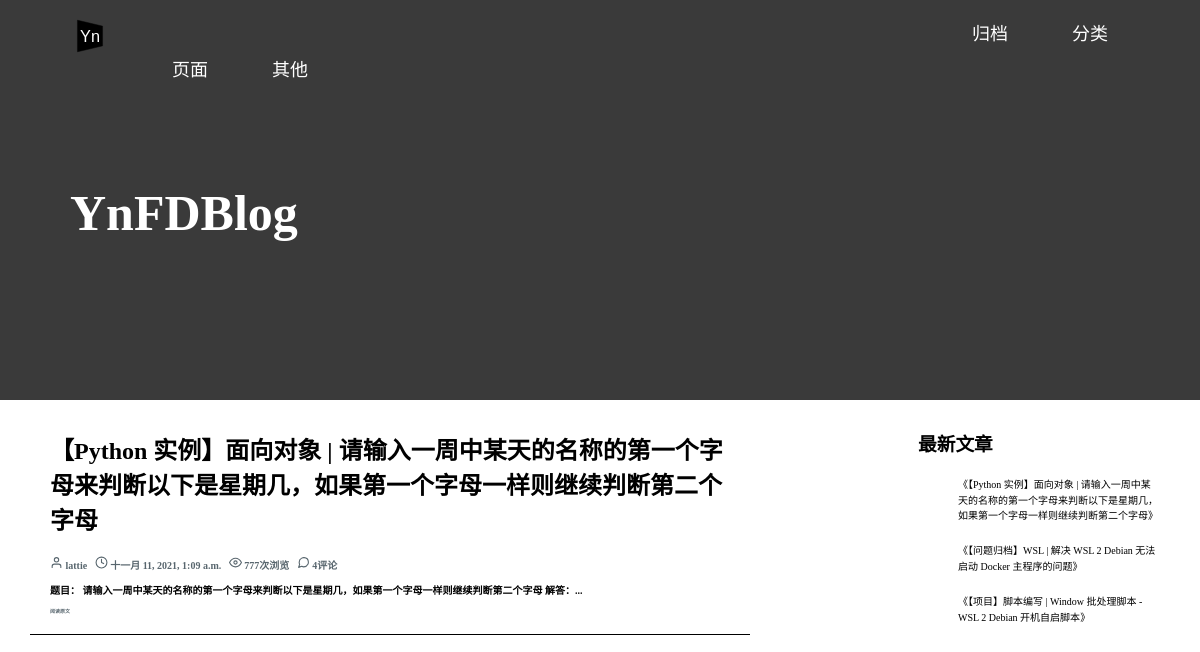
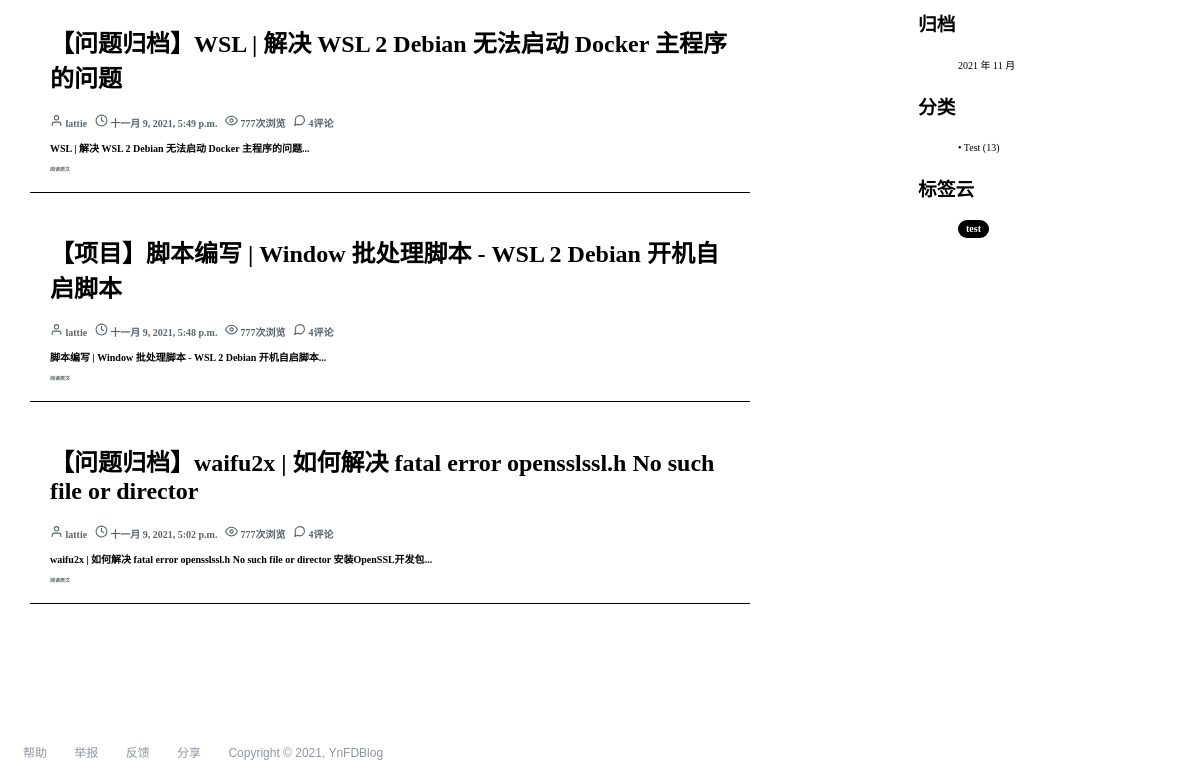
Before: / with the older database file (2 pictures, top to bottom).
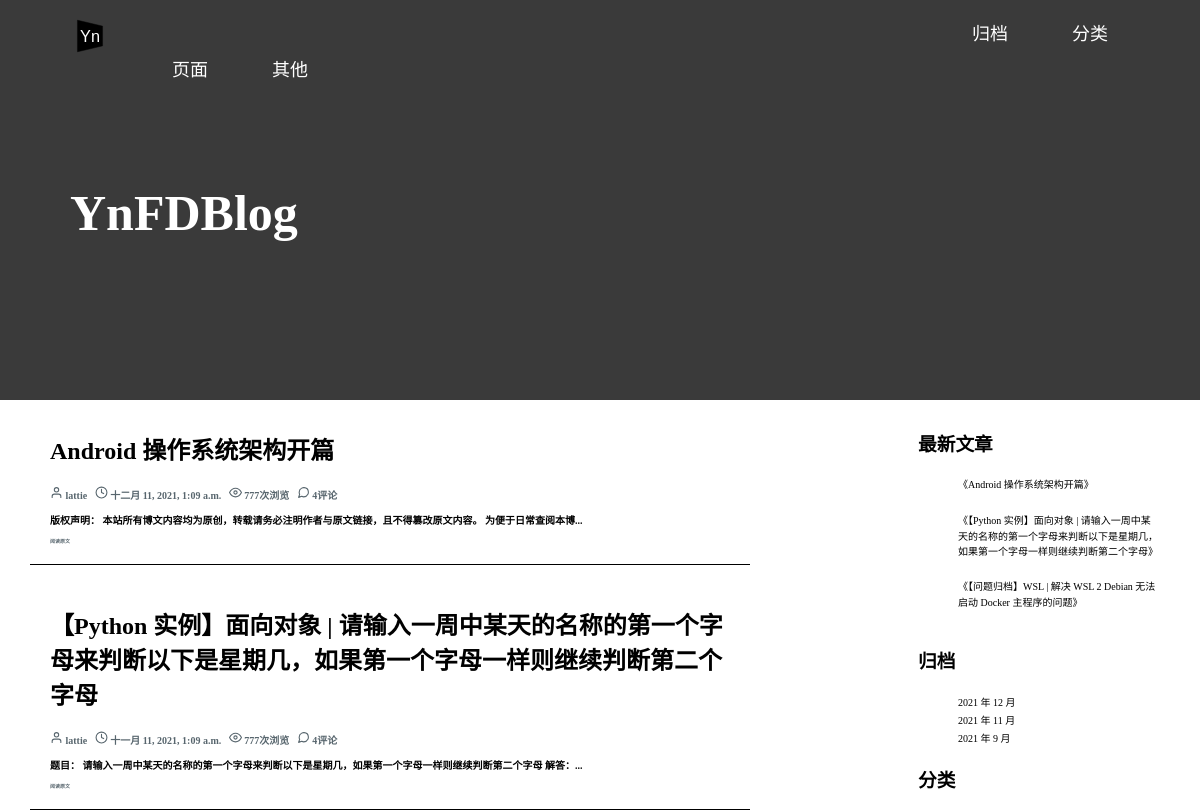
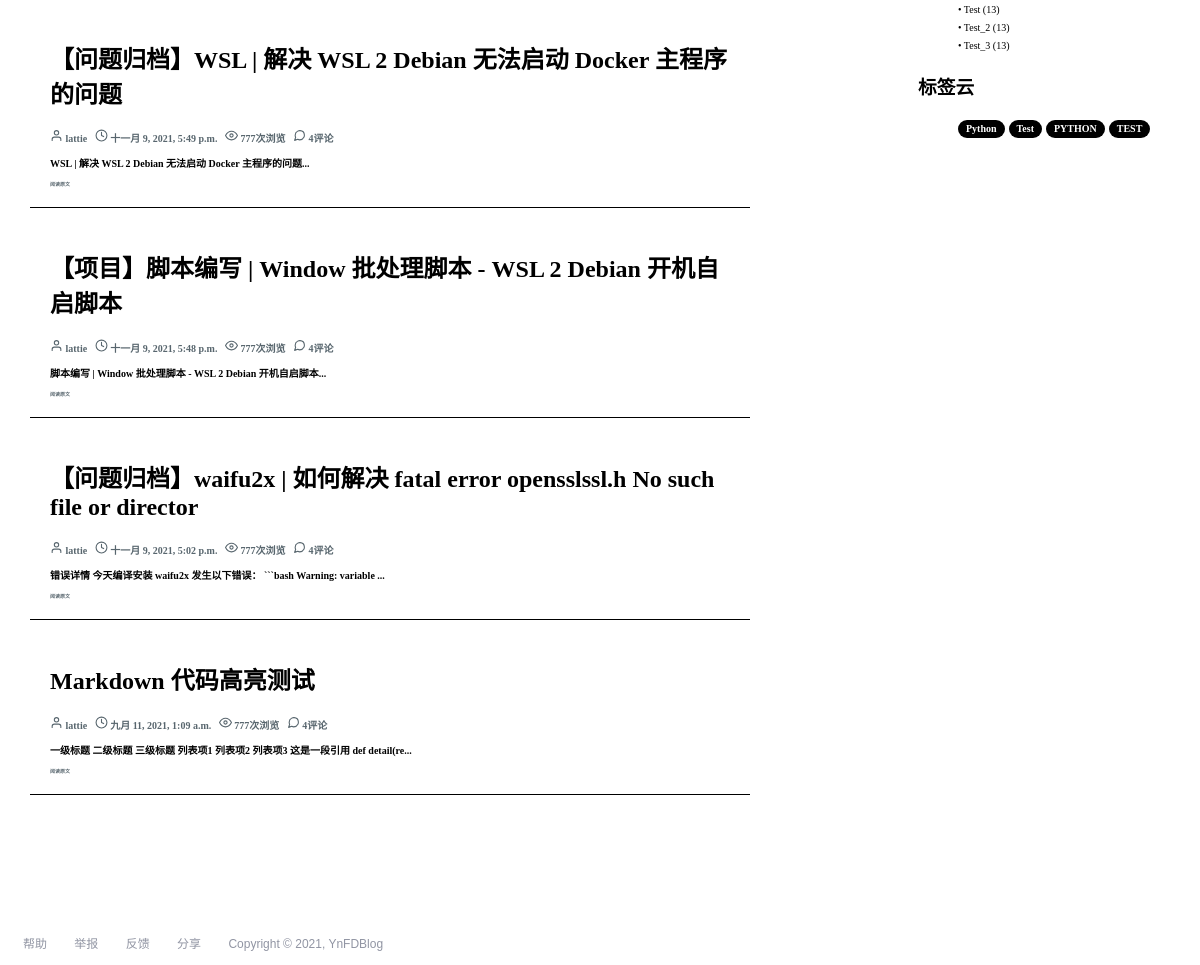
After: the same page with the newer database file (2 pictures, top to bottom).
### blog_main/models.py (models this page shows, shortened)
class Post(models.Model):
    STATUS_CHOICES = (
        ('d', '草稿'),
        ('p', '发表'),
    )
    def get_absolute_url(self):
        return reverse('blog_main:post_detail', kwargs={'pk': self.pk})
    status = models.CharField(verbose_name='状态', max_length=1, choices=STATUS_CHOICES, default='p')
    title = models.CharField(verbose_name='标题', max_length=70)
    body = models.TextField(verbose_name='正文', blank=True, null=True)
    created_time = models.DateTimeField(verbose_name='创建时间', default=timezone.now)
    modified_time = models.DateTimeField(verbose_name='修改时间', default=timezone.now)
    views = models.PositiveIntegerField(verbose_name='文章浏览量', default=0)
    excerpt = models.CharField(verbose_name='文章摘要', max_length=200, blank=True)
    category = models.ForeignKey(Category, verbose_name='文章分类', on_delete=models.CASCADE)
    tags = models.ManyToManyField(Tag, verbose_name='文章标签', blank=True)
    author = models.ForeignKey(User, verbose_name='文章作者', on_delete=models.CASCADE)

class Category(models.Model):
    name = models.CharField(max_length=100)
    class Mate:
        verbose_name = '分类'
        verbose_name_plural = verbose_name

class Tag(models.Model):
    name = models.CharField(max_length=100)
    class Mate:
        verbose_name = '标签'
        verbose_name_plural = verbose_name

### blog_main/views.py (the view)
# urls.py: path('', views.index, name='index'),                             # 未登录博客主页
def index(request):
    post_list = Post.objects.all().order_by('-created_time')
    return render(request, 'blog/main/index.html', context={
        'nologin': 'Guest',
        'login': '登录',
        'admin': '博客后台',
        'post_list': post_list
    })

### blog_main/templatetags/blog_extras.py (called while the page is built)
@register.inclusion_tag('blog/extra/_recent_posts.html', takes_context=True)
def show_recent_posts(context, num=5):
    return {
        'recent_post_list': Post.objects.all().order_by('-created_time')[:num],
    }

@register.inclusion_tag('blog/extra/_archives.html', takes_context=True)
def show_archives(context):
    return {
        'date_list': Post.objects.dates('created_time', 'month', order='DESC'),
    }

@register.inclusion_tag('blog/extra/_categories.html', takes_context=True)
def show_categories(context):
    return {
        'category_list': Category.objects.all(),
    }

@register.inclusion_tag('blog/extra/_tags.html', takes_context=True)
def show_tags(context):
    return {
        'tag_list': Tag.objects.all(),
    }

### templates/blog/main/index.html (shortened to what this page needs)
{% extends 'base.html' %}
{% load static %}
{% block custom_css %}
    <link rel="stylesheet" type="text/css" href="{% static 'css/index/post.css' %}">
{% endblock %}
{% block post_list %}
    <div class="post">
        {% for post in post_list %}
            <article class="post_1_{{ post.pk }}">
                <h1 class="post_title">
                    <a href="{{ post.get_absolute_url }}">{{ post.title }}</a>
                </h1>
                <div class="post_info">
            <a class="post_author" href="#">
                <span>
                    <svg xmlns="http://www.w3.org/2000/svg" width="13px" height="13px" viewBox="0 0 24 24" fill="none"
                         stroke="currentColor" stroke-width="2" stroke-linecap="round" stroke-linejoin="round"
                         class="feather feather-user">
                    <path d="M20 21v-2a4 4 0 0 0-4-4H8a4 4 0 0 0-4 4v2"></path>
                    <circle cx="12" cy="7" r="4"></circle>
                    </svg>
                </span>
                <span>
                 {{ post.author }}
                </span>
            </a>
            <a class="post_cdate" href="#">
                <span>
                <svg xmlns="http://www.w3.org/2000/svg" width="13px" height="13px" viewBox="0 0 24 24" fill="none"
                     stroke="currentColor" stroke-width="2" stroke-linecap="round" stroke-linejoin="round"
                     class="feather feather-clock">
                    <circle cx="12" cy="12" r="10"></circle>
                    <polyline points="12 6 12 12 16 14"></polyline>
                </svg>
                </span>
                <time
                        datetime="{{ post.created_time }}">{{ post.created_time }}
                </time>
            </a>
            <a class="views_num" href="#">
                <span>
                    <svg xmlns="http://www.w3.org/2000/svg" width="13px" height="13px" viewBox="0 0 24 24" fill="none"
                         stroke="currentColor" stroke-width="2" stroke-linecap="round" stroke-linejoin="round"
                         class="feather feather-eye"><path d="M1 12s4-8 11-8 11 8 11 8-4 8-11 8-11-8-11-8z"></path><circle
                            cx="12" cy="12" r="3"></circle></svg>
                </span>
                <span>
                    777次浏览
                </span>
            </a>
            <a class="post_comments_num" href="#">
                <span>
                </span>
                <span>
                    4评论
                </span>
            </a>
        </div>
                <div class="post_summary">
                    <p>{{ post.excerpt }}...</p>
                    <div class="continue_read">
                        <a href="{{ post.get_absolute_url }}">阅读原文</a>
                    </div>
                </div>
            </article>
            {% empty %}
            <div class="no-post">
                暂时还没有发布的文章！
            </div>
        {% endfor %}
        <div class="post_list_end">
        </div>
    </div>
{% endblock %}
{% block page_title %}
    <h1 class="page_title">
        YnFDBlog
    </h1>
{% endblock %}

### templates/base.html (shortened to what this page needs)
{% load static %}
{% load blog_extras %}
<html lang="zh">
<head>
    <link rel="stylesheet" type="text/css" href="{% static 'css/top_bar.css' %}">
    <link rel="stylesheet" type="text/css" href="{% static 'css/bg.css' %}">
    <link rel="stylesheet" type="text/css" href="{% static 'css/bottom_bar.css' %}">
    <link rel="stylesheet" type="text/css" href="{% static 'css/rollbar.css' %}">
    <link rel="stylesheet" type="text/css" href="{% static 'css/side_bar.css' %}">
    {% block custom_css %}
    {% endblock %}
</head>
<body>
<div class="top_bar">
        <ul class="menu">
            <li><a href="{% url 'blog_main:index' %}">
                    <img src="{% static 'img/YNFDB_little.svg' %}"
                        alt="Do not support SVG"
                        width="40px" height="40px">
                </a>
                </li>
            <li><a>&nbsp;</a></li>
            <li><a>&nbsp;</a></li>
            <li><a>&nbsp;</a></li>
            <li><a>&nbsp;</a></li>
            <li><a>&nbsp;</a></li>
            <li><a>&nbsp;</a></li>
            <li><a>&nbsp;</a></li>
            <li><a>&nbsp;</a></li>
            <li><a href="#">归档</a></li>
            <li><a href="#">分类</a>
            </li>
            <li><a href="#">页面</a>
            </li>
            <li><a href="#">其他</a></li>
        </ul>
</div>
{% block page_title %}
{% endblock %}
{% block post_list %}
{% endblock %}
<div class="side_bar">
    {% show_recent_posts 3 %}
    {% show_archives %}
    {% show_categories %}
    {% show_tags %}
</div>
<div class="bottom_bar">
    <div class="bottom_bar_inner">
        <span class="bottom_bar_text">
            <a href="#" target="_blank">
                帮助
            </a>
            <a href="#" target="_blank">
                举报
            </a>
            <a href="#" target="_blank">
                反馈
            </a>
            <a href="#" target="_blank">
                分享
            </a>
            <a>Copyright &copy; 2021, YnFDBlog</a>
        </span>
    </div>
</div>
</body>
</html>

### templates/blog/extra/_recent_posts.html (shortened to what this page needs)
<!DOCTYPE html>
<html lang="en">
<head>
</head>
<body>
    <div class="widget widget-recent-posts">
        <h3 class="widget-title">最新文章</h3>
        <ul>
            {% for post in recent_post_list %}
                <li>
                    <a href="{{ post.get_absolute_url }}">《{{ post.title }}》</a>
                </li>
                <br>
                {% empty %}
                暂无文章！
                {% endfor %}
        </ul>
    </div>
</body>
</html>

### templates/blog/extra/_archives.html (shortened to what this page needs)
{% load static %}
{% load blog_extras %}
<!DOCTYPE html>
<html lang="en">
<head>
</head>
<body>
    <div class="widget widget-archives">
      <h3 class="widget-title">归档</h3>
      <ul>
        {% for date in date_list %}
          <li>
            <a href="{% url 'blog_main:archive' date.year date.month %}">
                {{ date.year }} 年 {{ date.month }} 月
            </a>
          </li>
        {% empty %}
          暂无归档！
        {% endfor %}
      </ul>
    </div>
</body>
</html>

### templates/blog/extra/_categories.html (shortened to what this page needs)
<!DOCTYPE html>
<html lang="en">
<head>
</head>
<body>
    <div class="widget widget-category">
      <h3 class="widget-title">分类</h3>
      <ul>
        {% for category in category_list %}
          <li>
            <a href="{% url 'blog_main:category' category.pk %}">
                • {{ category.name }}
                <span class="post-count">
                    (13)
                </span>
            </a>
          </li>
        {% empty %}
          暂无分类！
        {% endfor %}
      </ul>
    </div>
</body>
</html>

### templates/blog/extra/_tags.html (shortened to what this page needs)
<!DOCTYPE html>
<html lang="en">
<head>
</head>
<body>
    <div class="widget-tag-cloud">
      <h3 class="widget-title">标签云</h3>
      <ul>
        {% for tag in tag_list %}
          <li>
             <a href="{% url 'blog_main:tag' tag.pk %}">{{ tag.name }}</a>
          </li>
        {% empty %}
          暂无标签！
        {% endfor %}
      </ul>
    </div>
</body>
</html>

### blog_main/static/css/top_bar.css (style rules this page uses)
* { list-style: none; }
.top_bar { width: 100%; height: 400px; background: #3a3a3a; position: absolute; top: 0; right: 0; }
.top_bar .menu>li { float: left; position: relative; }
.top_bar .menu>li:first-child { border-radius: 5px 0 0 0; }
.top_bar .menu li { min-width: 100px; background: transparent; }
.top_bar .menu a { display: block; text-decoration: none; text-align: center; color: white; padding: 0; font-size: 18px; line-height: 36px; text-transform: uppercase; }

### blog_main/static/css/bottom_bar.css (style rules this page uses)
.bottom_bar { font-family: Arial, sans-serif; font-size: 12px; text-align: left; width: 100%; height: 42px; line-height: 42px; border: 0; margin-top: 0; background: rgb(255, 255, 255); position: fixed; bottom: 0; z-index: 99999; }
.bottom_bar_text { color: #888888; padding-left: 15px; zoom: 1; float: left; }
.bottom_bar_text a { color: #9195a3; padding: 0 12px; text-decoration: none; }
.bottom_bar_text a:first-child { padding-left: 0; }

### blog_main/static/css/side_bar.css (style rules this page uses)
.side_bar { width: 20%; position:absolute; top: 410px; right: 30px; background: white; border-radius: 10px; padding: 0 1%; z-index: 0; }
.side_bar a { font-size: 10px; text-decoration: none; color: black; }
.side_bar div { margin-top: 0; }
.widget-tag-cloud li { display: inline-block; min-width: 10px; padding: 4px 8px; line-height: 1; color: #fff; background-color: #000; border-radius: 10px; }
.widget-tag-cloud a { font-weight: bold; color: white; }

### blog_main/static/css/index/post.css (style rules this page uses)
.post { width: 60%; margin: 0 auto; position: absolute; top: 360px; left: 30px; z-index: 0; }
.post article { background: white; padding: 1px 15px 20px 20px; margin-bottom: 20px; position: relative; top: 50px; border-bottom: black 1px solid; }
.post_title a { color: black; text-decoration: none; }
.post_list_end { width: 50%; height: 200px; margin: 0 auto; }
.post_info a { color: #58666e; text-decoration: none; font-size: 10px; font-weight: bold; padding-right: 5px; }
.post_info svg { color: #58666e; }
.post_summary p { font-size: 10px; font-weight: bold; }
.continue_read a { font-family: serif; color: #58666e; text-decoration: none; font-size: 5px; font-weight: bold; }
.page_title { width: 60%; position: absolute; left: 70px; top: 150px; color: white; font-size: 50px; }

Changed rows visible on the page:
no longer on one of the page's lists (row unchanged): Post: title "【项目】脚本编写 | Window 批处理脚本 - WSL 2 Debian 开机自启脚本"
added Post: title "Android 操作系统架构开篇", author "lattie", created_time "十二月 11, 2021, 1:09 a.m.", excerpt "版权声明： 本站所有博文内容均为原创，转载请务必注明作者与原文链接，且不得篡改原文内容。 为便于日常查阅本博"
changed Post "【问题归档】waifu2x | 如何解决 fatal error opensslssl.h No such file or director": excerpt "waifu2x | 如何解决 fatal error opensslssl.h No such file or director 安装OpenSSL开发包" → "错误详情 今天编译安装 waifu2x 发生以下错误： ```bash Warning: variable"
added Post: title "Markdown 代码高亮测试", author "lattie", created_time "九月 11, 2021, 1:09 a.m.", excerpt "一级标题 二级标题 三级标题 列表项1 列表项2 列表项3 这是一段引用 def detail(re", shown under "YnFDBlog"
added Category: name "Test_2"
added Category: name "Test_3"
changed Tag: name "test" → "Python"
added Tag: name "Test"
added Tag: name "PYTHON"
added Tag: name "TEST"
Other visible differences:
new list line: "2021 年 12 月"
new list line: "2021 年 9 月"
